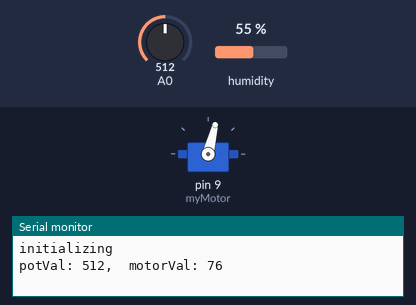
A sketch run on a simulated Arduino Uno, built with avr-gcc and run on an emulated ATmega328P. On the bench: servo, the last lines printed to the serial monitor. The test bench sets the inputs (shaded band); at power-on: A0 = 512, humidity 55 %.

Above: at 1.3 s.
1.4 s: A0 set to 716
At 1.8 s:
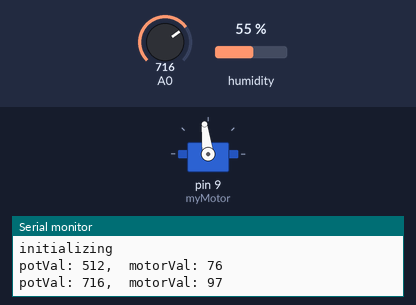
2.9 s: A0 set to 900
At 4.1 s:
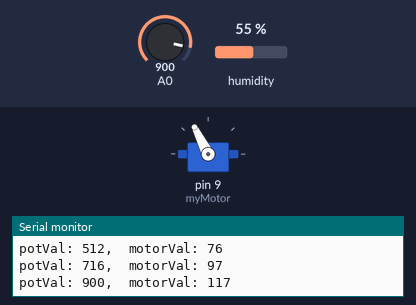
4.4 s: A0 set to 1023
At 5.6 s:
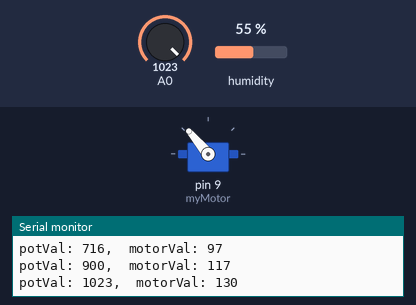
5.9 s: A0 set to 306
At 6.9 s:
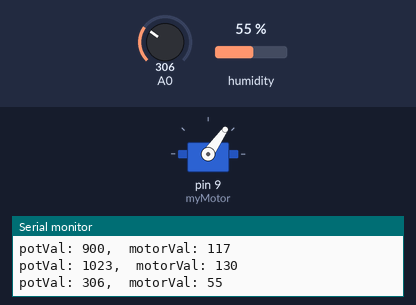
7.4 s: A0 set to 122
At 8.2 s:
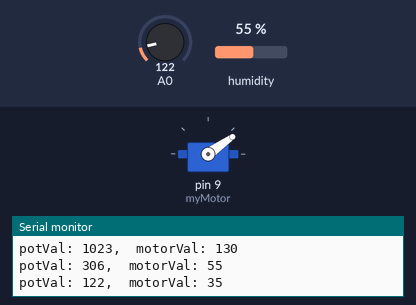
8.9 s: A0 set to 511
At 9.9 s:
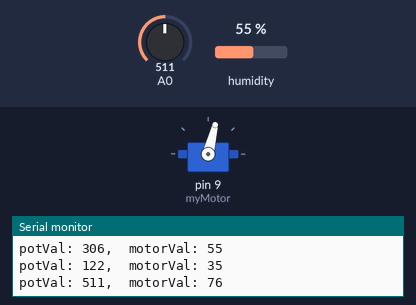
Timing chart, 0 to 11.4 s (numbered marks = the images above; inputs shaded):
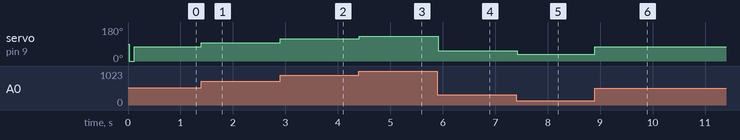

Measured:
- after the input at 1.4 s, servo on pin 9 (myMotor): 76° → 97° at once
- after the input at 2.9 s, servo on pin 9 (myMotor): 97° → 117° at once
- after the input at 4.4 s, servo on pin 9 (myMotor): 117° → 130° at once
- after the input at 5.9 s, servo on pin 9 (myMotor): 130° → 55° at once
- after the input at 7.4 s, servo on pin 9 (myMotor): 55° → 35° at once
- after the input at 8.9 s, servo on pin 9 (myMotor): 35° → 76° at once

The sketch:

ESC_by_Potentiometer.ino
```cpp
// ESC by Potentiometer
#include <Servo.h>
#include <SHT1x.h>

// Specify data and clock connections and instantiate SHT1x object
#define dataPin  10
#define clockPin 11

SHT1x sht1x(dataPin, clockPin);
Servo myMotor;

int potVal;
int motorVal;
int oldVal = 54; //some random number

// Set everything up
//*****************************************************************************************************
//*****************************************************************************************************
void setup(){
  myMotor.attach(9);   // Put the motor to Arduino pin #9
  Serial.begin(38400);  // Required for I/O from Serial monitor
  Serial.println("initializing");  // Print a startup message

  delay(20);
  myMotor.write(0);  // Write to Servo
  delay(100);
}

//*****************************************************************************************************
//*****************************************************************************************************
void loop(){

    //ESC
    //**************************************************
    potVal = analogRead(0);    // read input PIN0
    motorVal = map( potVal, 0, 1023, 23, 130 );

    myMotor.write(motorVal);  // Write to Servo

    if (oldVal != motorVal){
          Serial.print("potVal: ");
          Serial.print(potVal);      // debug value - to make sure
          Serial.print(",  motorVal: ");
          Serial.println(motorVal);    // debug value - to make sure
          delay(100);
    }
    oldVal = motorVal;


   //SHT11
   //**************************************************
   float temp_c;
   float temp_f;
   float humidity;

   // Read values from the sensor
   //temp_c = sht1x.readTemperatureC();
   //temp_f = sht1x.readTemperatureF();
   humidity = sht1x.readHumidity();

   // Print the values to the serial port
   //Serial.print("Temperature: ");
   //Serial.print(temp_c, DEC);
   //Serial.print("C");
   //Serial.print(temp_f, DEC);
   //Serial.print("   Humidity: ");
   //Serial.print(humidity);
   //Serial.println("%");

   //delay(500);
}
```
